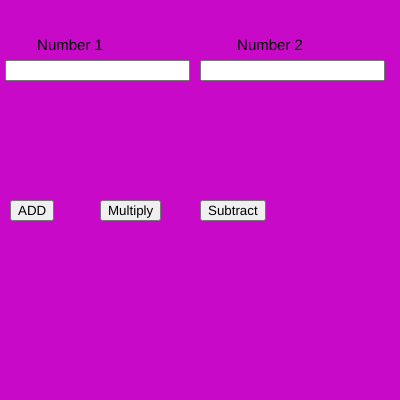
Frame 1 (no input)
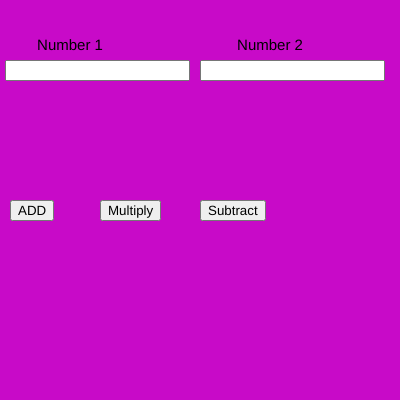
Frame 60 (no input)
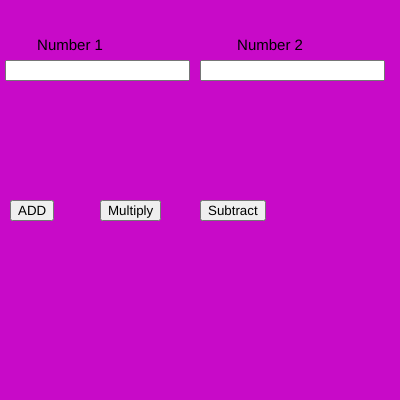
Frame 120 (the mouse pressed at the canvas centre since frame 60)

The p5.js sketch that drew these frames (run headless with seeded random() and noise() and a simulated clock; from frame 60 on, the mouse is pressed at the canvas centre):

// p5.js sketch
// ── sketch.js
var n1,n2;
var b1,b2,b3,b4;

function setup() {
  
  createCanvas(400, 400);
  
  num1 = createInput();
  num1.position(5, 60);
  
  num2 = createInput();
  num2.position(200, 60);
  
  

  textAlign(CENTER);
  textSize(15);
}

function draw() {
  background(200,10,200)
  text("Number 1",70,50)
  text("Number 2",270,50)
  b1 = createButton("ADD");
  b1.position(10, 200);
  b1.mousePressed(add);
  
  b2 = createButton("Multiply");
  b2.position(100, 200);
  b2.mousePressed(mul);
  
  b3 = createButton("Subtract");
  b3.position(200,200);
  b3.mousePressed(sub);
n1=parseInt(num1.value());
n2=parseInt(num2.value());
function add(){
  console.log(n1+n2)
}
function mul(){
  console.log(n1*n2)
}
function sub(){
 console.log(n1-n2)
}
}
